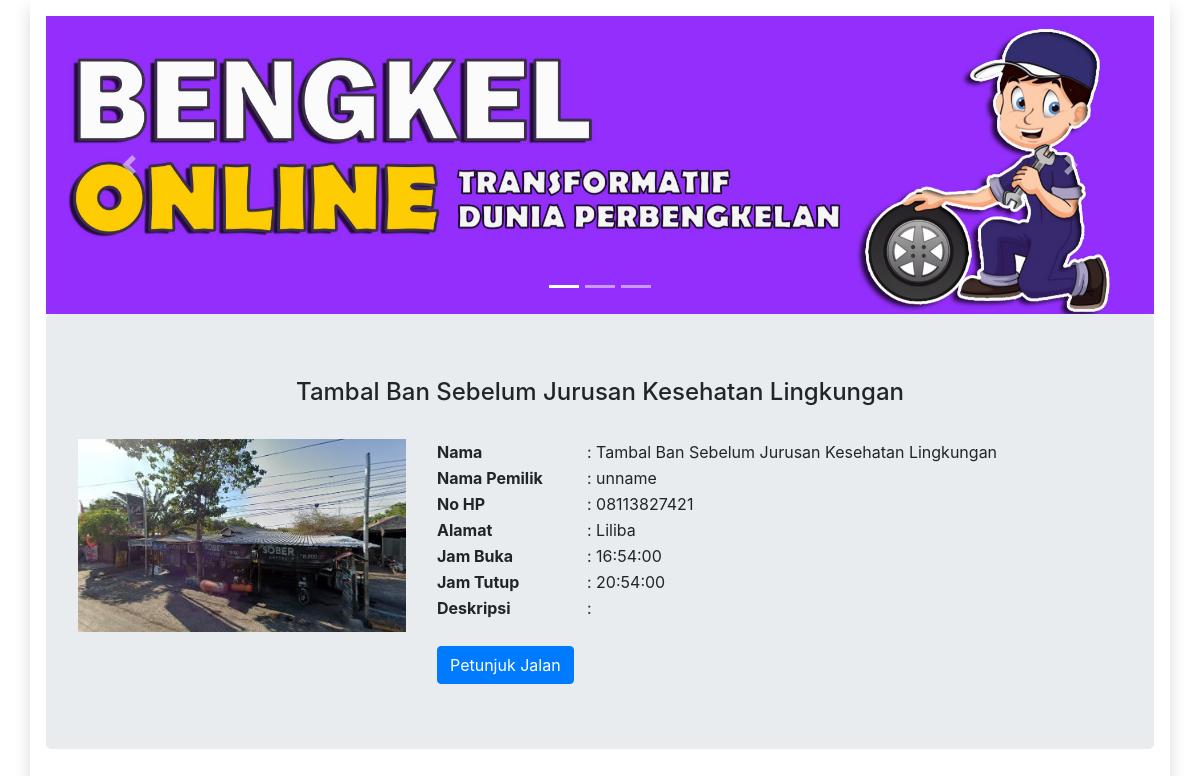
The app's page /detail_bengkel.php?id=3 with its own data.
### tables this page shows
CREATE TABLE `bengkel` (
  `id_bengkel` int(6) NOT NULL,
  `image` varchar(100) NOT NULL,
  `nama_bengkel` text NOT NULL,
  `nama_pemilik` text NOT NULL,
  `no_hp` varchar(15) NOT NULL,
  `alamat` text NOT NULL,
  `jam_buka` time NOT NULL,
  `jam_tutup` time NOT NULL
);

### detail_bengkel.php (the view, shortened to what this page needs)
<!DOCTYPE html>
<html lang="en">
<head>
   <link rel="stylesheet" href="https://maxcdn.bootstrapcdn.com/bootstrap/4.5.2/css/bootstrap.min.css">
</head>
<body class="color-change-3x">
   <div class="container  shadow p-3 mb-3 bg-white">
      <div id="demo" class="carousel slide" data-ride="carousel">
         <ul class="carousel-indicators">
            <li data-target="#demo" data-slide-to="0" class="active"></li>
            <li data-target="#demo" data-slide-to="1"></li>
            <li data-target="#demo" data-slide-to="2"></li>
         </ul>
         <div class="carousel-inner">
            <div class="carousel-item active">
               <img src="image/01.jpg" width="100%" height="100%" alt="Bengkel">
            </div>
         </div>
         <a class="carousel-control-prev" href="#demo" data-slide="prev">
            <span class="carousel-control-prev-icon"></span>
         </a>
         <a class="carousel-control-next" href="#demo" data-slide="next">
            <span class="carousel-control-next-icon"></span>
         </a>
      </div>
      <?php
      include "superadmin/konektor.php";
      $id_bengkel = $_GET['id'];
      $bengkel = mysqli_fetch_assoc(mysqli_query($konektor, "SELECT * FROM bengkel WHERE id_bengkel = '$id_bengkel'"));
      ?>
      <div class="jumbotron text-center">
         <h4><?= $bengkel['nama_bengkel'] ?></h4>
         <br>
         <div class="row">
            <div class="col-sm-4">
               <img src="superadmin/berkas/<?= $bengkel['image'] ?>" alt="" width="100%">
            </div>
            <div class="col-sm-8">
               <table>
                  <tr>
                     <th width="150px" style="text-align: left">Nama</th>
                     <td style="text-align: left">: <?= $bengkel['nama_bengkel'] ?></td>
                  </tr>
                  <tr>
                     <th width="150px" style="text-align: left">Nama Pemilik</th>
                     <td style="text-align: left">: <?= $bengkel['nama_pemilik'] ?></td>
                  </tr>
                  <tr>
                     <th width="150px" style="text-align: left">No HP</th>
                     <td style="text-align: left">: <?= $bengkel['no_hp'] ?></td>
                  </tr>
                  <tr>
                     <th width="150px" style="text-align: left">Alamat</th>
                     <td style="text-align: left">: <?= $bengkel['alamat'] ?></td>
                  </tr>
                  <tr>
                     <th width="150px" style="text-align: left">Jam Buka</th>
                     <td style="text-align: left">: <?= $bengkel['jam_buka'] ?></td>
                  </tr>
                  <tr>
                     <th width="150px" style="text-align: left">Jam Tutup</th>
                     <td style="text-align: left">: <?= $bengkel['jam_tutup'] ?></td>
                  </tr>
                  <tr>
                     <th width="150px" style="text-align: left">Deskripsi</th>
                     <td style="text-align: left">:
                     </td>
                  </tr>
                  <tr>
                     <?php
                     $lok = mysqli_fetch_assoc(mysqli_query($konektor, "SELECT * FROM lokasi_bengkel, bengkel WHERE bengkel.id_bengkel = lokasi_bengkel.id_bengkel AND lokasi_bengkel.id_bengkel = '" . $bengkel['id_bengkel'] . "'"))
                     ?>
                     <th colspan="2" width="150px" style="text-align: left"> <br> <a href="https://www.google.com/maps/place/<?= $lok['latitude'] ?>,<?= $lok['longitude'] ?>" class="btn btn-primary" style="float: left"> Petunjuk Jalan</a></th>
                  </tr>
               </table>
            </div>
         </div>
      </div>
</body>
</html>

### detail_bengkel.php (style rules this page uses)
.color-change-3x { -webkit-animation: color-change-3x 4s linear infinite alternate both; animation: color-change-3x 4s linear infinite alternate both; }

### records on screen
bengkel: nama_bengkel "Tambal Ban Sebelum Jurusan Kesehatan Lingkungan", image (picture), nama_pemilik "unname", no_hp "08113827421", alamat "Liliba", jam_buka "16:54:00", jam_tutup "20:54:00"
